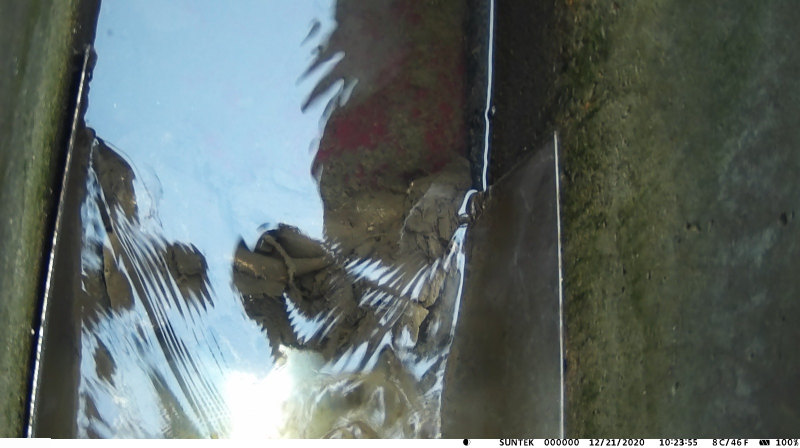
#> input picture iluminacion/Entrada/07c0771e-2a74-498c-90fa-25e826b4f62a.jpg, 1600 x 895 px (shown at 1/2 size); its folder holds only this picture in this run
$ python main.py
#> lines starting #> are read from the running program, lines starting #| are printed output that depends on the picture; after the words box and inside, x2 and y2 are one past the last pixel; in counts of white or black regions, pixels touching at a corner belong together
import os
import cv2
import numpy as np
from matplotlib import pyplot as plt

# os.mkdir('Salida')
directory = r'Entrada'
i = 1
for filename in os.listdir(directory):
    fileAndDirectory = os.path.join(directory, filename)
    if filename.endswith(".jpg") or filename.endswith(".png"):
        img = cv2.imread(fileAndDirectory)  # , cv2.IMREAD_GRAYSCALE)
#> img is the input picture: shape (895, 1600, 3); mean B, G, R 103.3, 105.8, 95.2
        img_hsv = cv2.cvtColor(img, cv2.COLOR_BGR2HSV)
#> img_hsv: shape (895, 1600, 3); mean H, S, V 59.7, 49.3, 111.7
        img_h = img_hsv[:, :, 2]
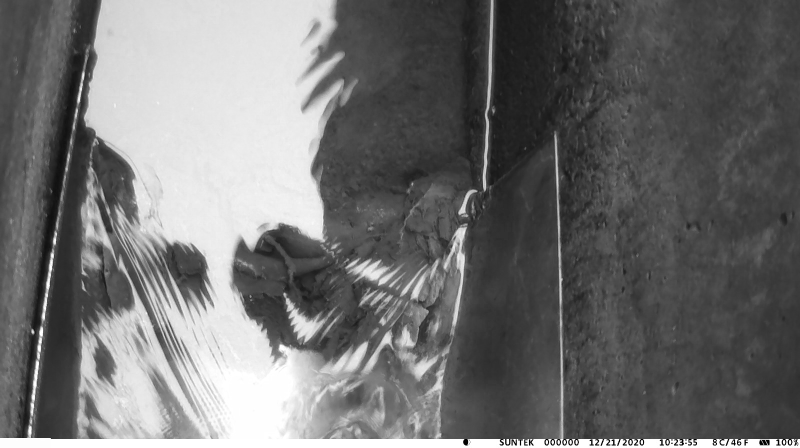
#> img_h: shape (895, 1600) (shown at 1/2 size); min 0, max 255, mean 111.7
        MaskBrillo = cv2.threshold(img_h, 210, 255, cv2.THRESH_BINARY_INV)[1]
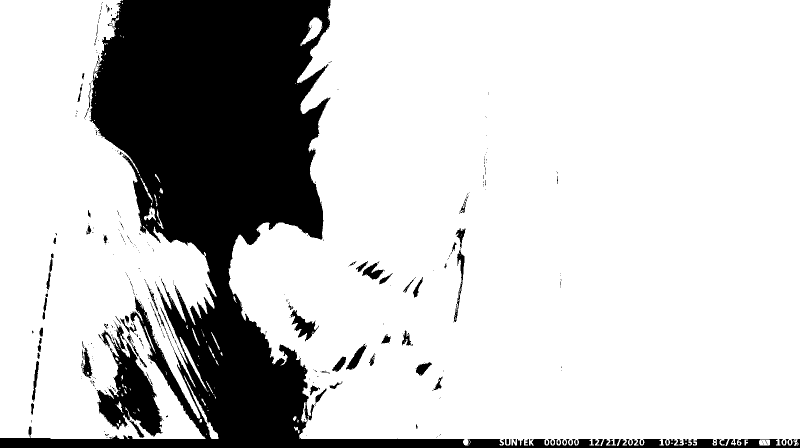
#> MaskBrillo: shape (895, 1600) (shown at 1/2 size); 78.9% white; 410 black regions (335 under 20 px), largest, box (x1, y1, x2, y2) and area: (0, 0, 1600, 895) 276598, (193, 643, 325, 873) 12605, (581, 620, 635, 683) 1344
        cv2.imwrite('Salida/FotoMask' + str(i) + '.png', MaskBrillo)
        i += 1
    else:
        continue

$ run again, on iluminacion/Entrada/4d91a061-6771-4405-9e27-e11a8c77deab.jpg
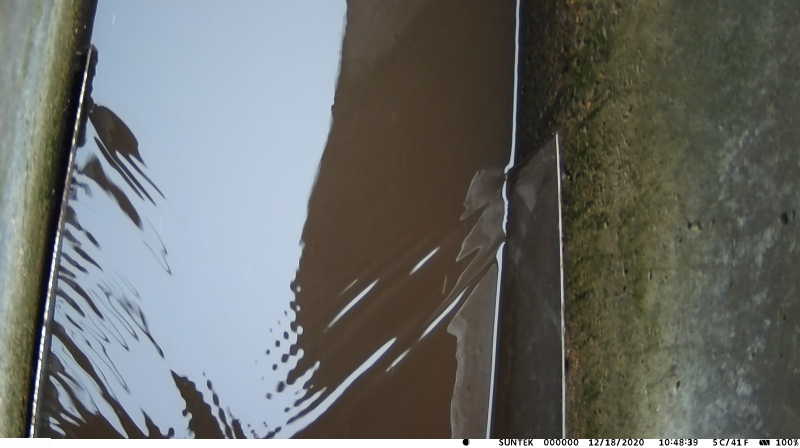
#> input picture iluminacion/Entrada/4d91a061-6771-4405-9e27-e11a8c77deab.jpg, 1600 x 895 px (shown at 1/2 size)
#> img is the input picture: shape (895, 1600, 3); mean B, G, R 106.4, 109.3, 106.7
#> img_hsv: shape (895, 1600, 3); mean H, S, V 54.5, 56, 118.4
#> `img_h = img_hsv[:, :, 2]`:
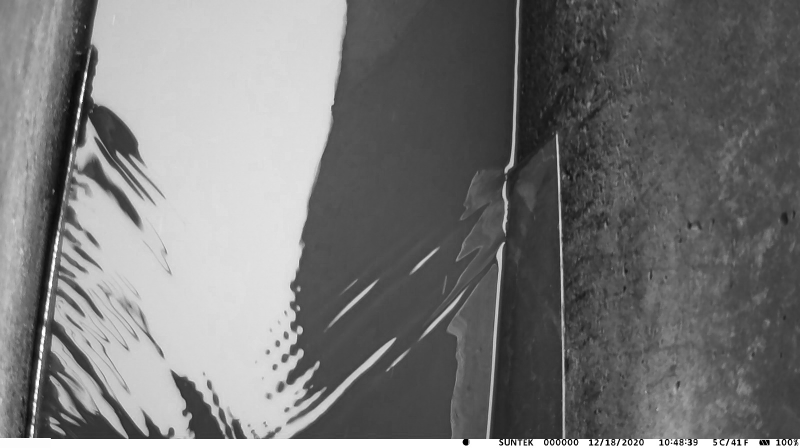
#> img_h: shape (895, 1600) (shown at 1/2 size); min 0, max 255, mean 118.4
#> `MaskBrillo = cv2.threshold(img_h, 210, 255, cv2.THRESH_BINARY_INV)[1]`:
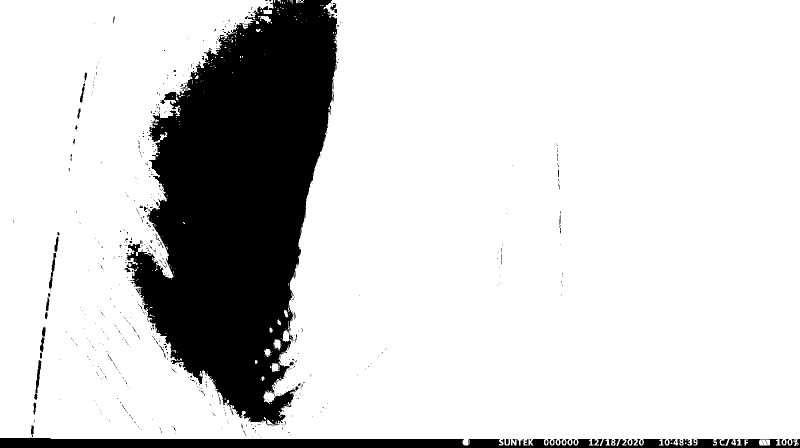
#> MaskBrillo: shape (895, 1600) (shown at 1/2 size); 82.9% white; 679 black regions (626 under 20 px), largest, box (x1, y1, x2, y2) and area: (248, 0, 675, 852) 216164, (0, 875, 1600, 895) 23814, (68, 720, 83, 799) 384
